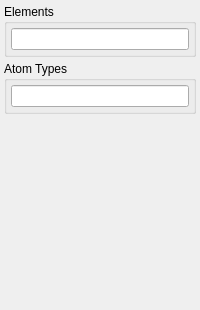
                  <widget class="QWidget" name="DynamicSiteDefinitionPage">
                   <layout class="QVBoxLayout" name="verticalLayout_26">
                    <property name="spacing">
                     <number>4</number>
                    </property>
                    <property name="leftMargin">
                     <number>4</number>
                    </property>
                    <property name="topMargin">
                     <number>4</number>
                    </property>
                    <property name="rightMargin">
                     <number>4</number>
                    </property>
                    <property name="bottomMargin">
                     <number>4</number>
                    </property>
                    <item>
                     <widget class="QGroupBox" name="SiteElementsGroup">
                      <property name="sizePolicy">
                       <sizepolicy hsizetype="Preferred" vsizetype="Minimum">
                        <horstretch>0</horstretch>
                        <verstretch>0</verstretch>
                       </sizepolicy>
                      </property>
                      <property name="title">
                       <string>Elements</string>
                      </property>
                      <layout class="QVBoxLayout" name="verticalLayout_25">
                       <property name="spacing">
                        <number>4</number>
                       </property>
                       <property name="leftMargin">
                        <number>4</number>
                       </property>
                       <property name="topMargin">
                        <number>4</number>
                       </property>
                       <property name="rightMargin">
                        <number>4</number>
                       </property>
                       <property name="bottomMargin">
                        <number>4</number>
                       </property>
                       <item>
                        <widget class="QLineEdit" name="SiteElementsEdit">
                         <property name="enabled">
                          <bool>true</bool>
                         </property>
                         <property name="toolTip">
                          <string>Elements which identify a suitable site in the species</string>
                         </property>
                         <property name="readOnly">
                          <bool>true</bool>
                         </property>
                        </widget>
                       </item>
                      </layout>
                     </widget>
                    </item>
                    <item>
                     <widget class="QGroupBox" name="SiteAtomTypesGroup">
                      <property name="sizePolicy">
                       <sizepolicy hsizetype="Preferred" vsizetype="Minimum">
                        <horstretch>0</horstretch>
                        <verstretch>0</verstretch>
                       </sizepolicy>
                      </property>
                      <property name="title">
                       <string>Atom Types</string>
                      </property>
                      <layout class="QVBoxLayout" name="verticalLayout_24">
                       <property name="spacing">
                        <number>4</number>
                       </property>
                       <property name="leftMargin">
                        <number>4</number>
                       </property>
                       <property name="topMargin">
                        <number>4</number>
                       </property>
                       <property name="rightMargin">
                        <number>4</number>
                       </property>
                       <property name="bottomMargin">
                        <number>4</number>
                       </property>
                       <item>
                        <widget class="QLineEdit" name="SiteAtomTypesEdit">
                         <property name="enabled">
                          <bool>true</bool>
                         </property>
                         <property name="toolTip">
                          <string>Atom types which identify a suitable site in the species</string>
                         </property>
                         <property name="readOnly">
                          <bool>true</bool>
                         </property>
                        </widget>
                       </item>
                      </layout>
                     </widget>
                    </item>
                    <item>
                     <spacer name="verticalSpacer_4">
                      <property name="orientation">
                       <enum>Qt::Vertical</enum>
                      </property>
                      <property name="sizeHint" stdset="0">
                       <size>
                        <width>20</width>
                        <height>192</height>
                       </size>
                      </property>
                     </spacer>
                    </item>
                   </layout>
                  </widget>
